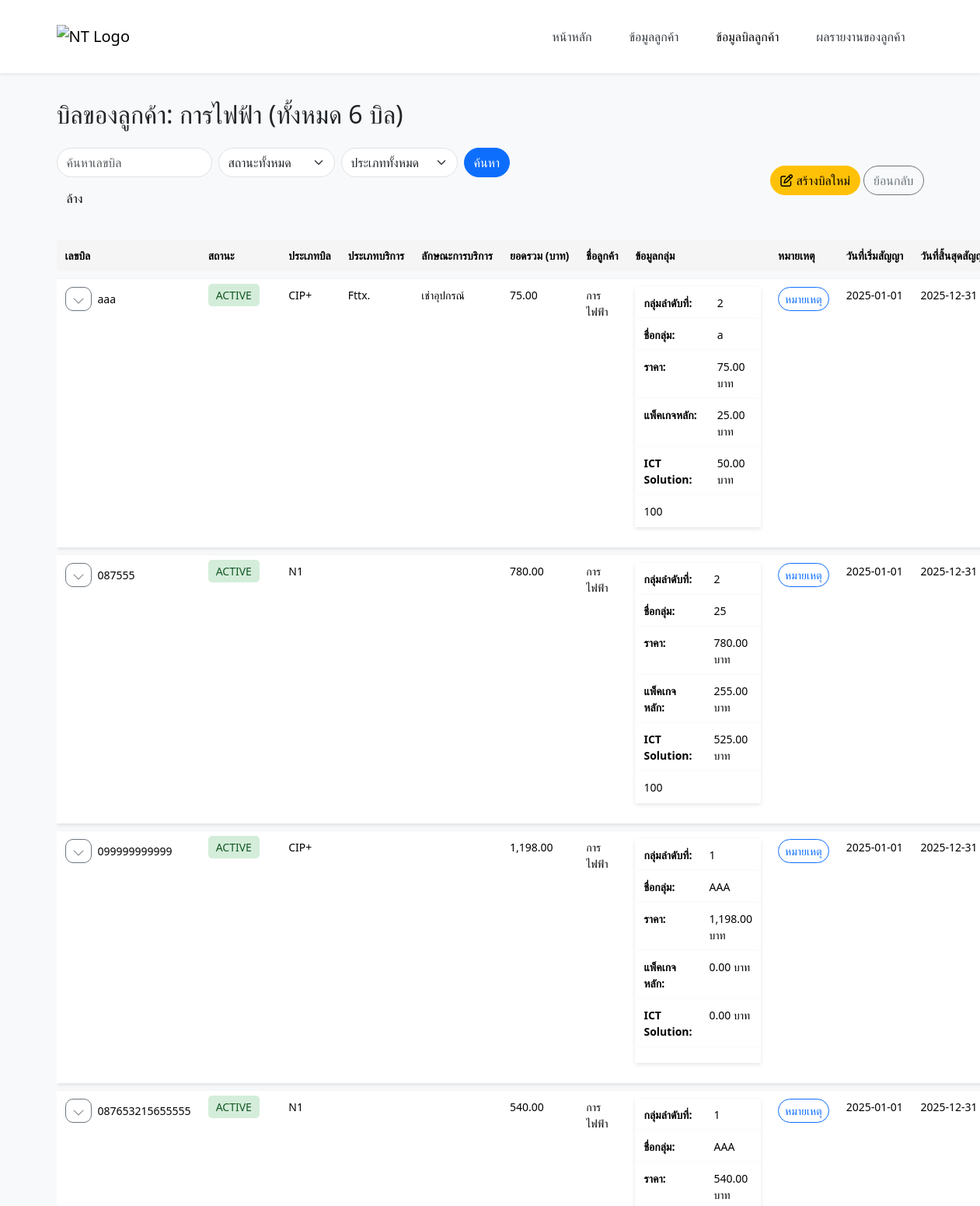
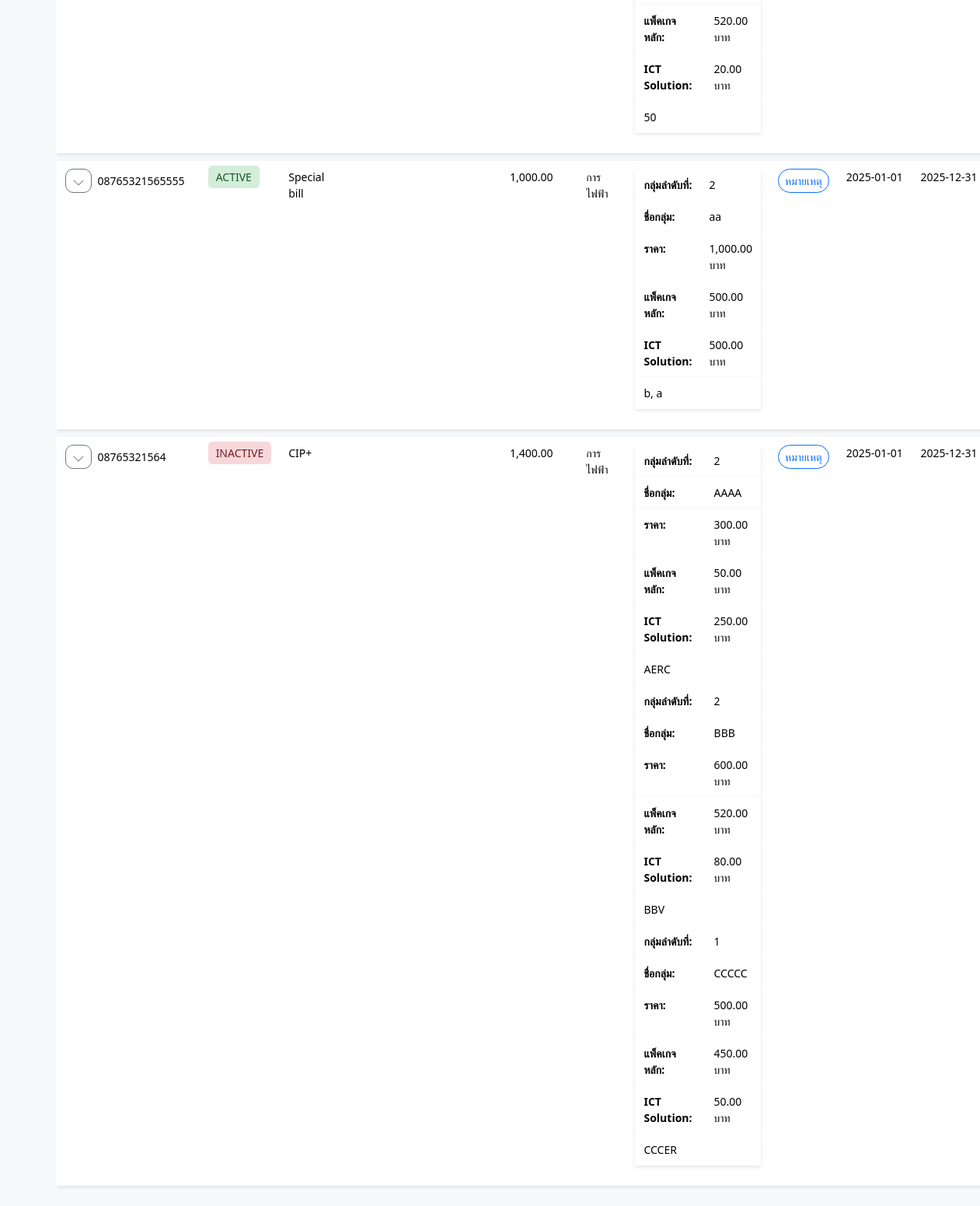
The app's page /page/bill.php?customer_id=3 with its own data (2 pictures, top to bottom).
### tables this page shows
CREATE TABLE `customer` (
  `customer_id` int(11) NOT NULL,
  `customer_name` char(100) DEFAULT NULL,
  `customer_type` enum('เทศบาลเมือง','เทศบาลตำบล','อบจ','อบต','บริษัทเอกชน','โรงพยาบาล','วัด','มูลนิธิ','โรงเรียนประถม','โรงเรียนมัธยม','โรงเรียนเอกชน','วิทยาลัย','มหาวิทยาลัย') DEFAULT NULL,
  `customer_phone` varchar(255) DEFAULT NULL,
  `customer_status` enum('Active','Inactive') DEFAULT NULL,
  `address_id` int(11) DEFAULT NULL,
  `create_at` datetime DEFAULT current_timestamp(),
  `update_at` date NOT NULL
);

CREATE TABLE `bill` (
  `bill_id` int(11) NOT NULL,
  `bill_number` char(20) NOT NULL,
  `bill_status` enum('Active','Inactive') NOT NULL,
  `bill_type` enum('CIP+','Special bill','N1') NOT NULL,
  `start_date` date NOT NULL DEFAULT '2025-01-01',
  `end_date` date NOT NULL DEFAULT '2025-12-31',
  `bill_create_at` timestamp NOT NULL DEFAULT current_timestamp(),
  `bill_update_at` timestamp NOT NULL DEFAULT current_timestamp() ON UPDATE current_timestamp(),
  `all_price` float NOT NULL,
  `customer_id` int(11) NOT NULL
);

### functions/bill_functions.php (called while the page is built, shortened)
<?php
function get_customer_name(PDO $pdo, $customer_id) {
    $customer_stmt = $pdo->prepare("SELECT customer_name FROM customer WHERE customer_id = :customer_id");
    $customer_stmt->execute([':customer_id' => $customer_id]);
    $customer_result = $customer_stmt->fetch(PDO::FETCH_ASSOC);
    return $customer_result ? $customer_result['customer_name'] : 'ไม่พบข้อมูลลูกค้า';
}
function count_unique_bills($bills) {
    $unique_bills = [];
    foreach ($bills as $bill) {
        $unique_bills[$bill['bill_id']] = true;
    }
    return count($unique_bills);
}
?>

### page/bill.php (the view, shortened to what this page needs)
<?php
require_once '../config/condb.php';
require_once '../functions/bill_functions.php';
$customer_id = isset($_GET['customer_id']) ? intval($_GET['customer_id']) : null;
$bill_number = isset($_GET['bill_number']) ? trim($_GET['bill_number']) : null;
try {
    $customer_name = 'ไม่พบข้อมูลลูกค้า';
    if ($customer_id) {
        $customer_name = get_customer_name($pdo, $customer_id);
    }
    $sql = "
    SELECT
        b.bill_id,
        b.bill_number,
        b.bill_status,
        b.bill_type,
        b.all_price,
        b.start_date,      -- เพิ่ม start_date
        b.end_date,        -- เพิ่ม end_date
        c.customer_name,
        bg.group_name,
        bg.group_type,
        bg.group_price,
        bg.group_price_a,
        bg.group_price_b,
        GROUP_CONCAT(bgi.group_info_name SEPARATOR ', ') as group_info_name,
        bn.note_text,
        s.service_type,      -- เลือก service_type จากตาราง services
        s.equipment_service  -- เลือก equipment_service จากตาราง services
    FROM
        bill b
    LEFT JOIN
        customer c ON b.customer_id = c.customer_id
    LEFT JOIN
        bill_group bg ON b.bill_id = bg.bill_id
    LEFT JOIN
        bill_group_info bgi ON bg.bill_group_id = bgi.bill_group_id
    LEFT JOIN
        bill_notes bn ON b.bill_id = bn.bill_id
    LEFT JOIN
        services s ON b.bill_id = s.bill_id  -- JOIN กับตาราง services
";
       $conditions = [];
       $params = [];
       if ($customer_id) {
           $conditions[] = "b.customer_id = :customer_id";
           $params[':customer_id'] = $customer_id;
       }
       if (!empty($conditions)) {
           $sql .= " WHERE " . implode(" AND ", $conditions);
       }
       $sql .= " GROUP BY b.bill_id, bg.bill_group_id
               ORDER BY b.bill_create_at DESC, bg.bill_group_id";
       $stmt = $pdo->prepare($sql);
       foreach ($params as $key => $value) {
           if ($key === ':customer_id') {
               $stmt->bindValue($key, $value, PDO::PARAM_INT);
           } else {
               $stmt->bindValue($key, $value, PDO::PARAM_STR);
           }
       }
       $stmt->execute();
       $bills = $stmt->fetchAll(PDO::FETCH_ASSOC);
   } catch (Exception $e) {
       die("เกิดข้อผิดพลาด: " . $e->getMessage());
   }
?>
<!DOCTYPE html>
<html lang="th">
<head>
  <link href="https://cdn.jsdelivr.net/npm/bootstrap@5.3.3/dist/css/bootstrap.min.css" rel="stylesheet">
  <link rel="stylesheet" href="https://cdnjs.cloudflare.com/ajax/libs/font-awesome/6.4.2/css/all.min.css">
  <?php include '../components/header.php'; ?>
</head>
<body>
  <div class="container mt-5">
    <h2 class="mb-4">
      <?php
      if ($customer_id) {
        $bill_count = count_unique_bills($bills);
        echo "บิลของลูกค้า: " . htmlspecialchars($customer_name) . " (ทั้งหมด $bill_count บิล)";
      } else {
        echo "รายการบิลทั้งหมด";
      }
      ?>
    </h2>
    <div class="d-flex flex-wrap align-items-center mb-4 gap-2">
      <form method="GET" action="bill.php" class="d-flex flex-wrap align-items-center gap-2">
        <input type="text" name="bill_number" class="form-control rounded-pill" placeholder="ค้นหาเลขบิล" value="<?php echo htmlspecialchars($bill_number); ?>" style="max-width: 200px;">
        <select name="bill_status" class="form-select rounded-pill" style="max-width: 150px;">
          <option value="">สถานะทั้งหมด</option>
        </select>
        <select name="bill_type" class="form-select rounded-pill" style="max-width: 150px;">
          <option value="">ประเภททั้งหมด</option>
        </select>
        <button type="submit" class="btn btn-primary rounded-pill">ค้นหา</button>
        <?php if ($bill_number || $customer_id || isset($_GET['bill_status']) || isset($_GET['bill_type'])): ?>
          <a href="bill.php<?php echo $customer_id ? '?customer_id=' . htmlspecialchars($customer_id) : ''; ?>" class="btn btn-light rounded-pill">ล้าง</a>
        <?php endif; ?>
      </form>
      <div class="ms-auto">
        <button type="button" class="btn btn-warning rounded-pill" data-bs-toggle="modal" data-bs-target="#addBillModal">
          <i class="fa-regular fa-pen-to-square"></i> สร้างบิลใหม่
        </button>
        <a href="customer.php" class="btn btn-outline-secondary rounded-pill">ย้อนกลับ</a>
      </div>
    </div>
    <?php if (!empty($bills)): ?>
      <table class="table table-sm table-bordered custom-table">
        <thead>
          <tr>
            <th>เลขบิล</th>
            <th>สถานะ</th>
            <th>ประเภทบิล</th>
            <th>ประเภทบริการ</th>
            <th>ลักษณะการบริการ</th>
            <th>ยอดรวม (บาท)</th>
            <th>ชื่อลูกค้า</th>
            <th>ข้อมูลกลุ่ม</th>
            <th>หมายเหตุ</th>
            <th>วันที่เริ่มสัญญา</th>
            <th>วันที่สิ้นสุดสัญญา</th>
          </tr>
        </thead>
        <tbody>
          <?php
          $current_bill = null;
          $group_data = [];
          foreach ($bills as $bill) {
            if ($current_bill !== $bill['bill_number']) {
              $current_bill = $bill['bill_number'];
              $group_data[$current_bill] = [];
            }
            $group_data[$current_bill][] = $bill;
          }
          foreach ($group_data as $bill_number => $bills_in_group) :
            $first_bill = reset($bills_in_group);
          ?>
            <tr class="main-row" data-bill-number="<?php echo htmlspecialchars($first_bill['bill_number']); ?>">
              <td>
                <div class="d-flex align-items-center gap-2">
                  <button class="btn btn-sm btn-outline-secondary toggle-details" data-bill-number="<?php echo htmlspecialchars($first_bill['bill_number']); ?>" data-show="false">
                    <svg xmlns="http://www.w3.org/2000/svg" width="16" height="16" fill="currentColor" class="bi bi-chevron-down" viewBox="0 0 16 16">
                      <path d="M1.646 4.646a.5.5 0 0 1 .708 0L8 10.293l5.646-5.647a.5.5 0 0 1 .708.708l-6 6a.5.5 0 0 1-.708 0l-6-6a.5.5 0 0 1 0-.708z" />
                    </svg>
                  </button>
                  <?php echo htmlspecialchars($first_bill['bill_number']); ?>
                </div>
              </td>
              <td class="bill-details" style="display: table-cell;">
                <span class="status-badge <?php echo $first_bill['bill_status'] == 'Active' ? 'success' : 'danger'; ?>">
                  <?php echo htmlspecialchars($first_bill['bill_status']); ?>
                </span>
              </td>
              <td class="bill-details" style="display: table-cell;">
                <?php echo htmlspecialchars($first_bill['bill_type']); ?>
              </td>
              <td class="bill-details" style="display: table-cell;">
                <?php echo htmlspecialchars($first_bill['service_type']); ?>
              </td>
              <td class="bill-details" style="display: table-cell;">
                <?php echo htmlspecialchars($first_bill['equipment_service']); ?>
              </td>
              <td class="bill-details" style="display: table-cell;">
                <?php echo number_format($first_bill['all_price'], 2); ?>
              </td>
              <td class="bill-details" style="display: table-cell;">
                <?php echo htmlspecialchars($first_bill['customer_name']); ?>
              </td>
              <td class="bill-details" style="display: table-cell;">
                <table class="table table-borderless">
                  <tbody>
                    <?php
                    foreach ($bills_in_group as $index => $bill) :
                      $is_last_group = ($index == count($bills_in_group) - 1);
                    ?>
                      <tr>
                        <td><strong>กลุ่มลำดับที่:</strong></td>
                        <td>
                          <?php echo isset($bill['group_type']) ? htmlspecialchars($bill['group_type']) : '-'; ?>
                        </td>
                      </tr>
                      <tr>
                        <td><strong>ชื่อกลุ่ม:</strong></td>
                        <td>
                          <?php echo htmlspecialchars($bill['group_name']); ?>
                        </td>
                      </tr>
                      <tr>
                        <td><strong>ราคา:</strong></td>
                        <td>
                          <?php echo number_format($bill['group_price'], 2); ?> บาท
                        </td>
                      </tr>
                      <tr>
                        <td><strong>แพ็คเกจหลัก:</strong></td>
                        <td>
                          <?php echo number_format($bill['group_price_a'], 2); ?> บาท
                        </td>
                      </tr>
                      <tr>
                        <td><strong>ICT Solution:</strong></td>
                        <td>
                          <?php echo number_format($bill['group_price_b'], 2); ?> บาท
                        </td>
                      </tr>
                      <tr <?php if ($is_last_group) echo 'class="last-group-row"'; ?>>
                        <td colspan="2">
                          <?php echo htmlspecialchars($bill['group_info_name']); ?>
                        </td>
                      </tr>
                    <?php endforeach; ?>
                  </tbody>
                </table>
              </td>
              <td class="bill-details" style="display: table-cell;">
                <button type="button" class="btn btn-outline-primary btn-sm rounded-pill" data-bs-toggle="modal" data-bs-target="#noteModal-<?php echo $first_bill['bill_id']; ?>">
                  หมายเหตุ
                </button>
              </td>
              <td class="bill-details date-details" style="display: ;">
                <?php echo htmlspecialchars($first_bill['start_date']); ?>
              </td>
              <td class="bill-details date-details" style="display: ;">
                <?php echo htmlspecialchars($first_bill['end_date']); ?>
              </td>
            </tr>
          <?php endforeach; ?>
        </tbody>
      </table>
    <?php else : ?>
      <div class="alert alert-info">ไม่พบข้อมูล</div>
    <?php endif; ?>
  </div>
</body>
</html>

### components/header.php (style rules this page uses)
body { padding-top: 80px; }

### page/bill.php (style rules this page uses)
body { padding-top: 80px; background-color: #f8f9fa; }
.toggle-details svg { transition: transform 0.3s ease; }
.last-group-row td { border-bottom: 1px solid #dee2e6; }
.custom-table { border-collapse: separate; border-spacing: 0 10px; border-radius: 10px; border-radius: 12px; overflow: hidden; }
.custom-table th, .custom-table td { border: none; padding: 10px 11px; font-size: 14px; }
.custom-table th { background-color: #f5f5f5; font-weight: 600; white-space: nowrap; overflow: hidden; text-overflow: ellipsis; }
.custom-table tbody tr { background-color: white; box-shadow: 0 2px 5px rgba(0, 0, 0, 0.1); }
.custom-table tbody tr:nth-child(even) { background-color: #f9f9f9; }
.status-badge { padding: 5px 10px; border-radius: 5px; font-weight: 500; text-transform: uppercase; }
.status-badge.success { background-color: #d4edda; color: #155724; }
.status-badge.danger { background-color: #f8d7da; color: #721c24; }
.btn { border-radius: 10px; }

### records on screen
customer: customer_name "การไฟฟ้า"
bill: bill_number "aaa", bill_status "ACTIVE", bill_type "CIP+", service_type "Fttx.", equipment_service "เช่าอุปกรณ์", all_price "75.00", customer.customer_name "การไฟฟ้า", group_type "2", group_name "a", group_price "75.00", group_price_a "25.00", group_price_b "50.00", group_info_name "100", start_date "2025-01-01", end_date "2025-12-31"
bill: bill_number "087555", bill_status "ACTIVE", bill_type "N1", all_price "780.00", customer.customer_name "การไฟฟ้า", group_type "2", group_name "25", group_price "780.00", group_price_a "255.00", group_price_b "525.00", group_info_name "100", start_date "2025-01-01", end_date "2025-12-31"
bill: bill_number "099999999999", bill_status "ACTIVE", bill_type "CIP+", all_price "1,198.00", customer.customer_name "การไฟฟ้า", group_type "1", group_name "AAA", group_price "1,198.00", group_price_a "0.00", group_price_b "0.00", start_date "2025-01-01", end_date "2025-12-31"
bill: bill_number "087653215655555", bill_status "ACTIVE", bill_type "N1", all_price "540.00", customer.customer_name "การไฟฟ้า", group_type "1", group_name "AAA", group_price "540.00", group_price_a "520.00", group_price_b "20.00", group_info_name "50", start_date "2025-01-01", end_date "2025-12-31"
bill: bill_number "08765321565555", bill_status "ACTIVE", bill_type "Special bill", all_price "1,000.00", customer.customer_name "การไฟฟ้า", group_type "2", group_name "aa", group_price "1,000.00", group_price_a "500.00", group_price_b "500.00", group_info_name "b, a", start_date "2025-01-01", end_date "2025-12-31"
bill: bill_number "08765321564", bill_status "INACTIVE", bill_type "CIP+", all_price "1,400.00", customer.customer_name "การไฟฟ้า", group_type "2", group_name "AAAA", group_price "300.00", group_price_a "50.00", group_price_b "250.00", group_info_name "AERC", group_name "BBB", group_price "600.00", group_price_a "520.00", group_price_b "80.00", group_info_name "BBV", group_type "1", group_name "CCCCC", group_price "500.00", group_price_a "450.00", group_price_b "50.00", group_info_name "CCCER", start_date "2025-01-01", end_date "2025-12-31"

### other values on screen
$bill_count "6"
